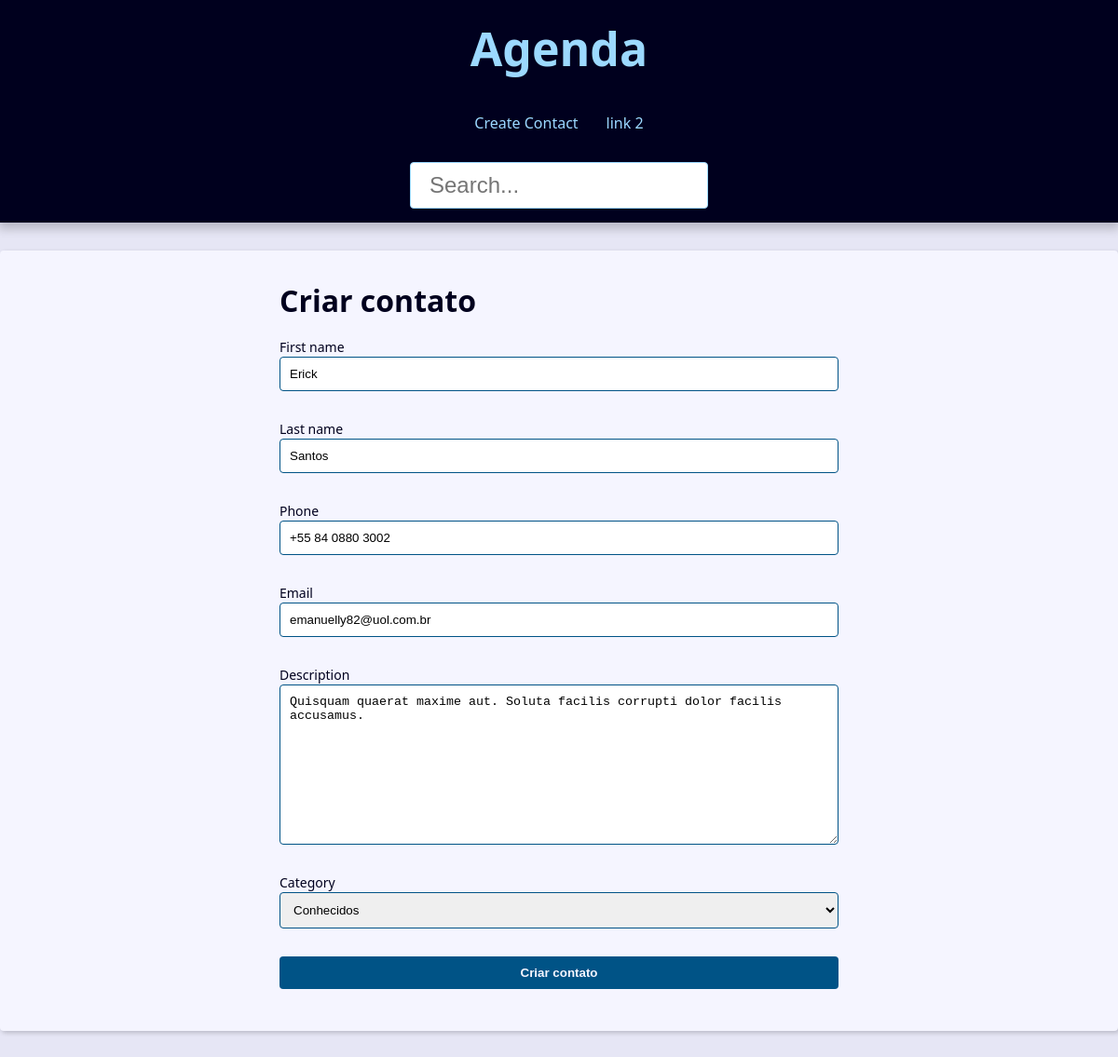
/contact/1/update/, run on the app's committed database.
### contact/models.py (models this page shows, shortened)
class Contact(models.Model):
    first_name = models.CharField(max_length=50)
    last_name = models.CharField(max_length=50)
    phone = models.CharField(max_length=50)
    email = models.EmailField(max_length=254, blank=True)
    created_date = models.DateTimeField(default=timezone.now)
    description = models.TextField( blank=True)
    show = models.BooleanField(default=True)
    picture = models.ImageField(blank=True, upload_to='pictures/%Y/%m/') # dentro media_root >> pictures/2025/10/
    category = models.ForeignKey(Category, on_delete=models.SET_NULL, null=True, blank=True)
    owner = models.ForeignKey(User, on_delete=models.SET_NULL, null=True, blank=True)

### contact/views/contact_forms.py (the view, shortened to what this page needs)
# urls.py: path('contact/<int:contact_id>/update/', view=views.update, name='update'),
def update(request, contact_id):
    contact = get_object_or_404(Contact, pk=contact_id, show=True)
    form_action = reverse('contact:update', args=(contact_id,))
    context = {
        'form': ContactForm(instance=contact),
        'form_action': form_action,
        'site_title': 'Criar contato - '
        }
    return render(request, 'contact/create.html', context)

### contact/forms.py (shortened to what this page needs)
class ContactForm(forms.ModelForm):
    class Meta:
        model = Contact
        fields = ('first_name', 'last_name', 'phone',
                  'email', 'description','category'
                 )
        widgets = {
            'first_name': forms.TextInput(
                attrs={
                    'class': 'contact-create-form-input',
                    'placeholder': 'Digite o nome do contato'
                }
            ),
        }

### contact/models.py (called while the page is built)
    def __str__(self) -> str:
        return f'{self.name}'

### contact/templates/contact/create.html (shortened to what this page needs)
{% extends "global/base.html" %}
{% block content %}
    <div class="form-wrapper">
        <h1 class="contact-create-title">
            Criar contato
        </h1>
        <form class="contact-create-form" method="POST" action="{{ form_action }}" enctype="multipart/form-data">
            {% for field in form %}
                <div class="form-content">
                    <div class="form-group">
                        <label for="{{ field.id_for_label }}" class="contact-create-form-label">{{ field.label }}</label>
                        {{ field }}
                    </div>
                </div>
            {% endfor %}
            <div class="form-content">
                <div class="form-group">
                    <button type="submit" class="btn">
                        Criar contato
                    </button>
                </div>
            </div>
        </form>
    </div>
{% endblock content %}

### base_static/global/css/style.css (style rules this page uses)
:root { --spacing: 1.5rem; --link-dark-color: rgb(0, 83, 134); --link-light-color: rgb(156, 217, 255); --clr-white: rgb(245, 245, 255); --clr-black: rgb(0, 0, 30); --clr-light-gray: rgb(230, 230, 245); --clr-dark-shadow-5: rgba(0, 0, 10, 5%); --clr-dark-shadow-10: rgba(0, 0, 10, 10%); --clr-dark-shadow-20: rgba(0, 0, 10, 20%); --clr-light-shadow-5: rgba(200, 200, 255, 5%); --clr-light-shadow-10: rgba(200, 200, 255, 10%); --clr-light-shadow-20: rgba(200, 200, 255, 20%); --main-page-width: 120rem; --table-min-width: 60rem; --biggest-font-size: 5rem; --bigger-font-size: 4rem; --big-font-size: 3.2rem; --medium-font-size: 2.4rem; --small-font-size: 1.6rem; --smaller-font-size: 1.4rem; --smallest-font-size: 1.2rem; --transition-fast: 300ms; --transition-medium: 600ms; --transition-slow: 1s; --default-border-radius: 4px; }
*, *::before, *::after { margin: 0; padding: 0; box-sizing: border-box; }
html { font-size: 62.5%; }
body { font-family: system-ui, -apple-system, BlinkMacSystemFont, 'Segoe UI', Roboto, Oxygen, Ubuntu, Cantarell, 'Open Sans', 'Helvetica Neue', sans-serif; line-height: 1.5; font-size: var(--small-font-size); color: var(--clr-black); -webkit-font-smoothing: antialiased; background: var(--clr-light-gray); }
.form-wrapper { max-width: 60rem; margin: var(--spacing) auto; }
.form-content { margin: var(--spacing) 0; }
.form-group { display: flex; flex-direction: column; padding-bottom: var(--spacing); }
.form-group input, .form-group textarea, .form-group select { padding: 1rem; border-radius: var(--default-border-radius); border: 1px solid var(--link-dark-color); }
.form-group label { font-size: var(--smaller-font-size); }
.btn { background-color: var(--link-dark-color); color: var(--clr-white); font-weight: bold; border: none; padding: 1rem 2rem; border-radius: var(--default-border-radius); cursor: pointer; transition: filter var(--transition-fast) ease-in-out; }

### data on the page
Contact: form "Erick" "Santos" "+55 84 0880 3002" "emanuelly82@uol.com.br" "Quisquam quaerat maxime aut. Soluta facilis corrupti dolor facilis accusamus." "Conhecidos"

### other printed values
{{ field.label }} "First name" "Last name" "Phone" "Email" "Description" "Category"
